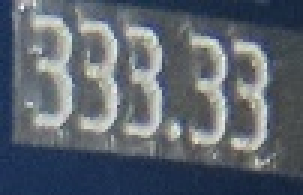
#> input picture preprocessed_image.jpg, 101 x 65 px (shown 3 times larger)
$ python canny-edge-detection.py
#> lines starting #> are read from the running program, lines starting #| are printed output that depends on the picture
import cv2
import numpy as np

# Load an image
image = cv2.imread('preprocessed_image.jpg')
#> image is the input picture: shape (65, 101, 3); mean B, G, R 110.5, 100.7, 92.7

# Check if the image was loaded successfully
if image is None:
    print('Image not found!')
else:
    # Invert the image by subtracting it from the maximum intensity value (255 for 8-bit)
    negative_image = 255 - image
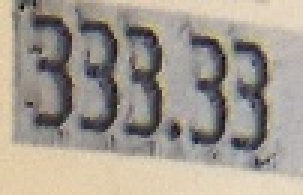
#> negative_image: shape (65, 101, 3) (shown 3 times larger); mean B, G, R 144.5, 154.3, 162.3

    # Display the original and negative images
    cv2.imshow('Original Image', image)
    cv2.imshow('Negative Image', negative_image)

    # Wait for a key press and then close the image windows
    cv2.waitKey(0)
    cv2.destroyAllWindows()
